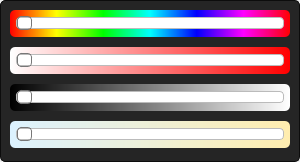
<?xml version="1.0" encoding="UTF-8"?>
<ui version="4.0">
 <class>DeviceColorWidget</class>
 <widget class="QWidget" name="DeviceColorWidget">
  <property name="geometry">
   <rect>
    <x>0</x>
    <y>0</y>
    <width>300</width>
    <height>162</height>
   </rect>
  </property>
  <property name="sizePolicy">
   <sizepolicy hsizetype="Preferred" vsizetype="Preferred">
    <horstretch>0</horstretch>
    <verstretch>0</verstretch>
   </sizepolicy>
  </property>
  <property name="maximumSize">
   <size>
    <width>16777215</width>
    <height>200</height>
   </size>
  </property>
  <property name="windowTitle">
   <string>Form</string>
  </property>
  <property name="styleSheet">
   <string notr="true">#centralWidget {
	background-color: #252525;
	border: 1px Solid #0C0C0C;
	border-radius: 5px;
}

#hue {
	background-color: qlineargradient(spread:pad, x1:0, y1:0, x2:1, y2:0, stop:0 rgba(255, 0, 0, 255), stop:0.166 rgba(255, 255, 0, 255), stop:0.333 rgba(0, 255, 0, 255), stop:0.5 rgba(0, 255, 255, 255), stop:0.666 rgba(0, 0, 255, 255), stop:0.833 rgba(255, 0, 255, 255), stop:1 rgba(255, 0, 0, 255));
}

#brightness {
	background-color: qlineargradient(spread:pad, x1:0, y1:0, x2:1, y2:0, stop:0 rgba(0, 0, 0, 255), stop:1 rgba(255, 255, 255, 255));
}

#saturation {
	background-color: qlineargradient(spread:pad, x1:0, y1:0, x2:1, y2:0, stop:0 rgba(255, 255, 255, 255), stop:1 rgba(255, 0, 0, 255));
}

#colorTemp {
	
	background-color: qlineargradient(spread:pad, x1:0, y1:0, x2:1, y2:0, stop:0 rgba(220, 242, 255, 255), stop:0.995074 rgba(255, 237, 175, 255));
}

QSlider {
	border: none;
	border-radius: 5px;
	padding: 6px;
}

QSlider::groove:horizontal {
border: 1px solid #bbb;
background: white;
height: 10px;
border-radius: 4px;
}

QSlider::handle:horizontal {
background: qlineargradient(x1:0, y1:0, x2:1, y2:1,
    stop:0 #eee, stop:1 #ccc);
border: 1px solid #777;
width: 13px;
margin-top: -2px;
margin-bottom: -2px;
border-radius: 4px;
}</string>
  </property>
  <layout class="QVBoxLayout" name="verticalLayout">
   <property name="spacing">
    <number>0</number>
   </property>
   <property name="leftMargin">
    <number>0</number>
   </property>
   <property name="topMargin">
    <number>0</number>
   </property>
   <property name="rightMargin">
    <number>0</number>
   </property>
   <property name="bottomMargin">
    <number>0</number>
   </property>
   <item>
    <widget class="QWidget" name="centralWidget" native="true">
     <layout class="QVBoxLayout" name="verticalLayout_2">
      <property name="spacing">
       <number>10</number>
      </property>
      <property name="leftMargin">
       <number>10</number>
      </property>
      <property name="topMargin">
       <number>10</number>
      </property>
      <property name="rightMargin">
       <number>10</number>
      </property>
      <property name="bottomMargin">
       <number>10</number>
      </property>
      <item>
       <widget class="QSlider" name="hue">
        <property name="minimum">
         <number>1</number>
        </property>
        <property name="maximum">
         <number>359</number>
        </property>
        <property name="orientation">
         <enum>Qt::Horizontal</enum>
        </property>
       </widget>
      </item>
      <item>
       <widget class="QSlider" name="saturation">
        <property name="maximum">
         <number>255</number>
        </property>
        <property name="orientation">
         <enum>Qt::Horizontal</enum>
        </property>
       </widget>
      </item>
      <item>
       <widget class="QSlider" name="brightness">
        <property name="maximum">
         <number>255</number>
        </property>
        <property name="orientation">
         <enum>Qt::Horizontal</enum>
        </property>
       </widget>
      </item>
      <item>
       <widget class="QSlider" name="colorTemp">
        <property name="minimum">
         <number>153</number>
        </property>
        <property name="maximum">
         <number>500</number>
        </property>
        <property name="orientation">
         <enum>Qt::Horizontal</enum>
        </property>
       </widget>
      </item>
     </layout>
    </widget>
   </item>
  </layout>
 </widget>
 <resources/>
 <connections/>
</ui>
